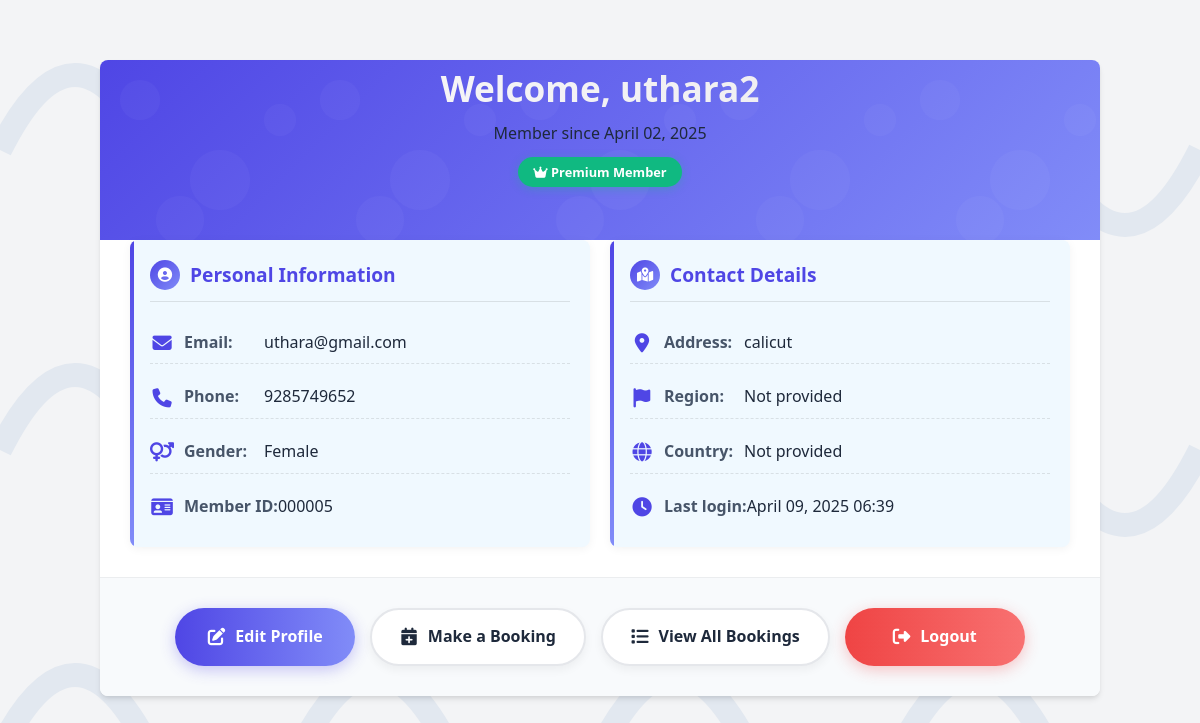
Screenshot of /profile/ (signed in) with the database file from the repository.
### aloraapp/models.py (models this page shows)
class User_details(models.Model):
    user_id=models.ForeignKey(User,on_delete=models.CASCADE)
    phone_number=models.CharField(max_length=10,unique=True)
    gender=models.CharField(max_length=10)
    address=models.TextField()

### aloraapp/views.py (the view)
# urls.py: path('profile/', views.profile_view, name='profile'),
def profile_view(request):
    if not request.user.is_authenticated:
        return redirect('login')
    user_details = User_details.objects.filter(user_id=request.user).first()
    context = {'user': request.user, 'user_details': user_details}
    return render(request, 'profile.html', context)

### template/profile.html (shortened to what this page needs)
<!DOCTYPE html>
<html lang="en">
<head>
    <link rel="stylesheet" href="https://cdnjs.cloudflare.com/ajax/libs/font-awesome/6.4.0/css/all.min.css">
</head>
<body>
    <div class="container">
        <div class="banner">
            <div class="profile-header">
                <h1 style="color: white;">Welcome, {{ user.username }}</h1>
                <p>Member since {{ user.date_joined|date:"F d, Y"|default:"January 1, 2023" }}</p>
                <div class="membership">
                    <i class="fas fa-crown"></i> Premium Member
                </div>
            </div>
        </div>
        <div class="profile-content">
            <div class="info-card">
                <h3><i class="fas fa-user-circle"></i> Personal Information</h3>
                <p><i class="fas fa-envelope"></i> <strong>Email:</strong> <span>{{ user.email }}</span></p>
                <p><i class="fas fa-phone"></i> <strong>Phone:</strong> <span>{{ user_details.phone_number }}</span></p>
                <p><i class="fas fa-venus-mars"></i> <strong>Gender:</strong> <span>{{ user_details.gender }}</span></p>
                <p><i class="fas fa-id-card"></i> <strong>Member ID:</strong> <span>{{ user.id|stringformat:"06d" }}</span></p>
            </div>
            <div class="info-card">
                <h3><i class="fas fa-map-marked-alt"></i> Contact Details</h3>
                <p><i class="fas fa-map-marker-alt"></i> <strong>Address:</strong> <span>{{ user_details.address }}</span></p>
                <p><i class="fas fa-flag"></i> <strong>Region:</strong> <span>{{ user_details.region|default:"Not provided" }}</span></p>
                <p><i class="fas fa-globe"></i> <strong>Country:</strong> <span>{{ user_details.country|default:"Not provided" }}</span></p>
                <p><i class="fas fa-clock"></i> <strong>Last login:</strong> <span>{{ user.last_login|date:"F d, Y H:i"|default:"Today" }}</span></p>
            </div>
        </div>
        <div class="actions">
            <a href="{% url 'edit_profile' %}" class="btn btn-primary"><i class="fas fa-edit"></i> Edit Profile</a>
            <a href="{% url 'booking_page' %}" class="btn btn-secondary"><i class="fas fa-calendar-plus"></i> Make a Booking</a>
            <a href="{% url 'booking_view' %}" class="btn btn-secondary"><i class="fas fa-list"></i> View All Bookings</a>
            <a href="{% url 'logout' %}" class="btn btn-danger"><i class="fas fa-sign-out-alt"></i> Logout</a>
        </div>
    </div>
</body>
</html>

### template/profile.html (style rules this page uses)
:root { --primary: #4f46e5; --primary-light: #818cf8; --secondary: #f0f9ff; --dark: #1e293b; --light: #f8fafc; --shadow: 0 4px 6px -1px rgba(0, 0, 0, 0.1), 0 2px 4px -1px rgba(0, 0, 0, 0.06); --border-radius: 0.5rem; }
* { margin: 0; padding: 0; box-sizing: border-box; font-family: 'Segoe UI', Tahoma, Geneva, Verdana, sans-serif; }
body { background-color: #f3f4f6; color: var(--dark); line-height: 1.6; padding: 20px; background-size: 300px; }
.container { max-width: 1000px; margin: 40px auto; background-color: white; border-radius: var(--border-radius); box-shadow: var(--shadow); overflow: hidden; position: relative; }
.banner { height: 180px; background: linear-gradient(135deg, var(--primary), var(--primary-light)); position: relative; overflow: hidden; }
.banner::before { content: ''; position: absolute; top: 0; left: 0; right: 0; bottom: 0; background-size: 200px; opacity: 0.5; }
.profile-header { padding: 0 30px 30px; text-align: center; position: relative; }
.profile-header h1 { font-size: 2.2rem; margin-bottom: 5px; font-weight: 700; color: var(--dark); background: linear-gradient(to right, #f9f8fb, #ecebee); -webkit-background-clip: text; -webkit-text-fill-color: transparent; }
.membership { display: inline-block; padding: 5px 15px; background-color: #10b981; color: white; border-radius: 20px; font-size: 0.8rem; font-weight: 600; margin-top: 10px; box-shadow: 0 2px 10px rgba(16, 185, 129, 0.3); }
.profile-content { padding: 0 30px 30px; display: grid; grid-template-columns: 1fr 1fr; gap: 20px; }
.info-card { background-color: var(--secondary); padding: 20px; border-radius: var(--border-radius); transition: all 0.3s ease; position: relative; overflow: hidden; box-shadow: 0 2px 10px rgba(0, 0, 0, 0.05); }
.info-card::before { content: ''; position: absolute; top: 0; left: 0; width: 4px; height: 100%; background: linear-gradient(to bottom, var(--primary), var(--primary-light)); }
.info-card h3 { color: var(--primary); margin-bottom: 20px; font-size: 1.2rem; display: flex; align-items: center; border-bottom: 1px solid rgba(0, 0, 0, 0.1); padding-bottom: 10px; }
.info-card h3 i { margin-right: 10px; background: linear-gradient(135deg, var(--primary), var(--primary-light)); color: white; width: 30px; height: 30px; border-radius: 50%; display: flex; align-items: center; justify-content: center; font-size: 0.9rem; }
.info-card p { display: flex; align-items: center; margin-bottom: 12px; padding: 8px 0; border-bottom: 1px dashed rgba(0, 0, 0, 0.1); }
.info-card p:last-child { border-bottom: none; margin-bottom: 0; }
.info-card i { margin-right: 10px; color: var(--primary); font-size: 1.2rem; width: 24px; text-align: center; }
.info-card p strong { min-width: 80px; color: #475569; }
.actions { padding: 30px; display: flex; justify-content: center; flex-wrap: wrap; gap: 15px; background-color: #f8fafc; border-top: 1px solid rgba(0, 0, 0, 0.05); }
.btn { padding: 14px 28px; border-radius: 30px; text-decoration: none; font-weight: 600; transition: all 0.3s; display: flex; align-items: center; justify-content: center; min-width: 180px; }
.btn i { margin-right: 10px; font-size: 1.1rem; }
.btn-primary { background: linear-gradient(to right, var(--primary), var(--primary-light)); color: white; box-shadow: 0 4px 15px rgba(79, 70, 229, 0.3); }
.btn-secondary { background-color: white; color: var(--dark); border: 2px solid #e5e7eb; box-shadow: 0 4px 10px rgba(0, 0, 0, 0.05); }
.btn-danger { background: linear-gradient(to right, #ef4444, #f87171); color: white; box-shadow: 0 4px 15px rgba(239, 68, 68, 0.3); }
.banner, .avatar-container, .profile-header, .profile-content, .actions { animation: fadeIn 0.6s ease-out forwards; }
.profile-header { animation-delay: 0.2s; }
.profile-content { animation-delay: 0.3s; }
.actions { animation-delay: 0.4s; }

### rows the page displays
User_details: phone_number "9285749652", gender "Female", address "calicut"

### other values shown
{{ user.username }} "uthara2"
{{ user.date_joined|date:"F d, Y"|default:"January 1, 2023" }} "April 02, 2025"
{{ user.email }} "uthara@gmail.com"
{{ user.id|stringformat:"06d" }} "000005"
{{ user_details.region|default:"Not provided" }} "Not provided"
{{ user_details.country|default:"Not provided" }} "Not provided"
{{ user.last_login|date:"F d, Y H:i"|default:"Today" }} "April 09, 2025 06:39"
